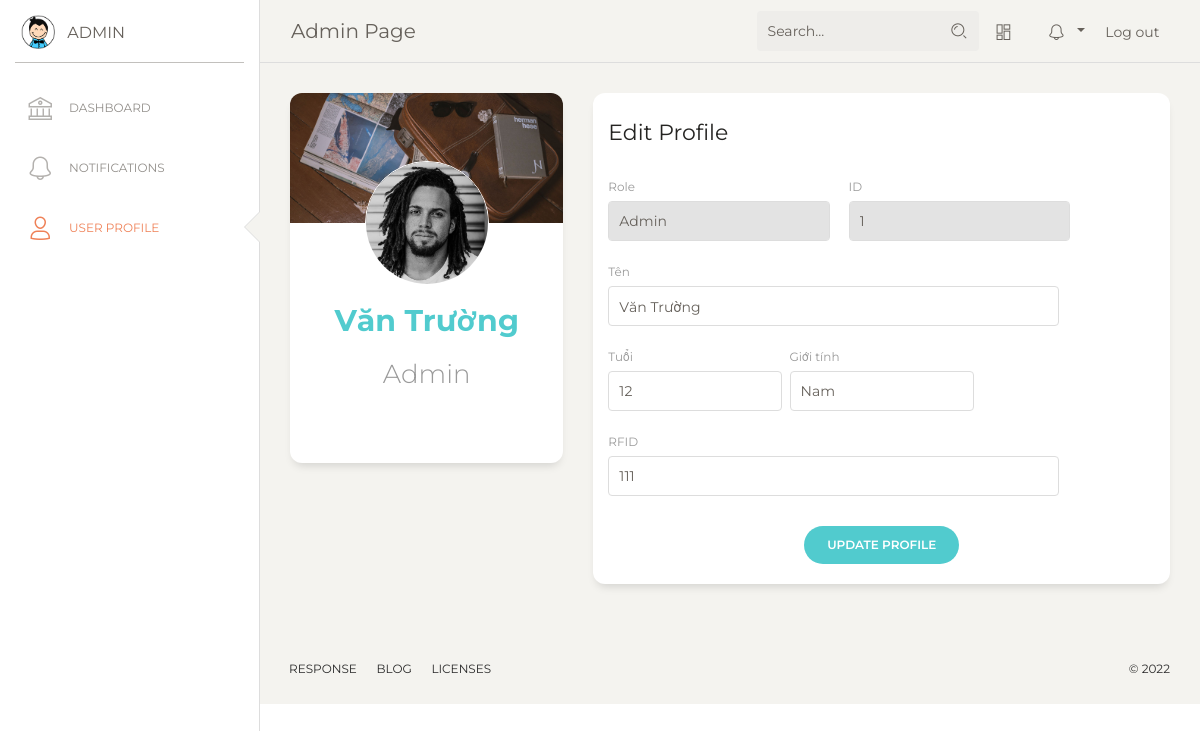
/home/user/1/, run on an earlier commit of the app's database.
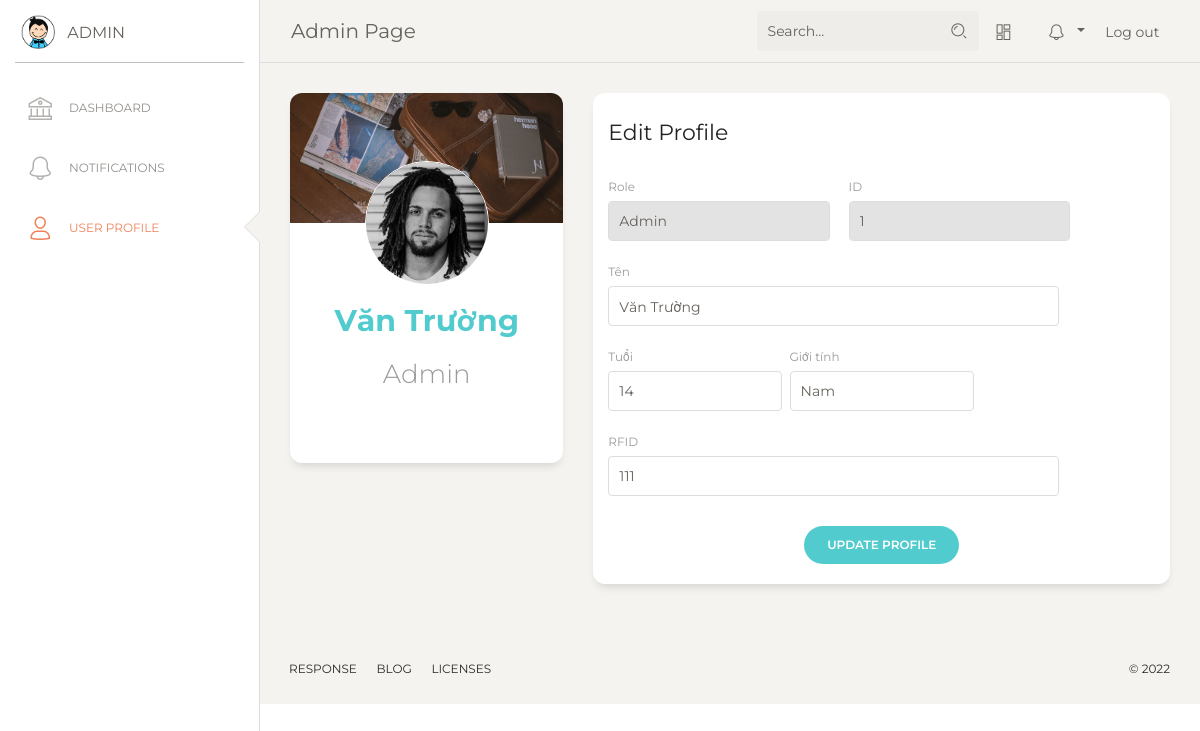
And on a later commit of the database.
### home/models.py (models this page shows)
class People(models.Model):
    ID = models.IntegerField(primary_key=True, null=False, default=0)
    Name = models.CharField(max_length=100,null=True)
    Age = models.IntegerField(null=True)
    Gender = models.IntegerField(null=True)
    RFID = models.CharField(max_length=15,null=True)
    RoleID = models.IntegerField(null=True)

### home/views.py (the view)
# urls.py: path('home/user/<int:people_id>/', views.detailUser, name='detail'),
def detailUser(request,people_id):
    q = People.objects.get(pk=people_id)
    return render(request, 'home/index.html', {"people": q})

### templates/home/index.html (shortened to what this page needs)
{% extends 'home/base.html'%}
{% load static%}
 {% block sidebarblock%}
 <div class="sidebar-wrapper">
       <ul class="nav">
          <li>
            <a href="./dashboard">
              <i class="nc-icon nc-bank"></i>
              <p>Dashboard</p>
            </a>
          </li>
          <li>
            <a href="{% url 'home:notification' %}">
              <i class="nc-icon nc-bell-55"></i>
              <p>Notifications</p>
            </a>
          </li>
          <li class="active" >
            <a href="{% url 'home:detail' request.session.people_id %}">
              <i class="nc-icon nc-single-02"></i>
              <p>User Profile</p>
            </a>
          </li>
        </ul>
      </div>
{% endblock %}
   {% block contentblock%}
      <div class="content">
        <div class="row">
          <div class="col-md-4">
            <div class="card card-user">
              <div class="image">
                <img src="{% static 'img/damir-bosnjak.jpg' %}" alt="...">
              </div>
              <div class="card-body">
                <div class="author">
                  <a href="#">
                    <img class="avatar border-gray" src="{% static 'img/mike.jpg' %}" alt="...">
                    <h5 style="font-size:30px;margin-bottom:20px" class="title">{{people.Name}}</h5>
                  </a>
                </div>
                <p style="font-size:26px" class="description text-center">
                  {% if people.RoleID == 1 %}
                  Admin
                  {%else%} User
                  {% endif %}
                </p>
              </div>
            </div>
          </div>
          <div class="col-md-8">
            <div class="card card-user">
              <div class="card-header">
                <h5 class="card-title">Edit Profile</h5>
              </div>
              <div class="card-body">
                <form method="post" action="{% url 'home:update' people.ID%}">
                  <div class="row">
                    <div class="col-md-5 pr-1">
                      <div class="form-group">
                        <label>Role</label>
                        <input type="text" name="RoleID" class="form-control"  placeholder="Company" disabled
                               value="{% if people.RoleID == 1 %}Admin{%else%}User{% endif %}">
                      </div>
                    </div>
                    <div class="col-md-5 pr-1">
                      <div class="form-group">
                        <label>ID</label>
                        <input type="text" name="ID" class="form-control" placeholder="ID" disabled value="{{people.ID}}">
                      </div>
                    </div>
                  </div>
                  <div class="row">
                    <div class="col-md-10 ">
                      <div class="form-group">
                        <label>Tên</label>
                        <input type="text" class="form-control" name="Name" placeholder="Company" value="{{people.Name}}">
                      </div>
                    </div>
                  </div>
                  <div class="row">
                    <div class="col-md-4 pr-1">
                      <div class="form-group">
                        <label>Tuổi</label>
                        <input type="text" class="form-control" name="Age" placeholder="Age" value="{{people.Age}}">
                      </div>
                    </div>
                    <div class="col-md-4 px-1">
                      <div class="form-group">
                        <label>Giới tính</label>
                        <input type="text" class="form-control" name="Gender" placeholder="Country" value="{% if people.Gender == 1  %}Nam{% else %}Nữ{%endif%}">
                      </div>
                    </div>
                  </div>
                  <div class="row">
                    <div class="col-md-10">
                      <div class="form-group">
                        <label>RFID</label>
                        <input type="text" name="RFID" class="form-control" placeholder="RFID" value="{{people.RFID}}">
                      </div>
                    </div>
                  </div>
                  <div class="row">
                    <div class="update ml-auto mr-auto">
                      <button type="submit" class="btn btn-primary btn-round">Update Profile</button>
                    </div>
                  </div>
                </form>
              </div>
            </div>
          </div>
        </div>
      </div>
    {% endblock %}

### templates/home/base.html (shortened to what this page needs)
{% load static%}
<!DOCTYPE html>
<html lang="en">
<head>
  <link href="https://maxcdn.bootstrapcdn.com/font-awesome/latest/css/font-awesome.min.css" rel="stylesheet">
  <link href="{% static 'css/bootstrap.min.css' %}" rel="stylesheet" />
  <link href="{% static 'css/paper-dashboard.css' %}" rel="stylesheet" />
</head>
<body class="">
    <div class="wrapper ">
    <div class="main-panel">
      {% include 'home/nav.html'%}
      <div class="sidebar" data-color="white" data-active-color="danger">
      <div class="logo">
        <a href="#" class="simple-text logo-mini">
          <div class="logo-image-small">
            <img src="{% static 'img/logo-small.png' %}">
          </div>
        </a>
        <a href="#" class="simple-text logo-normal">
          Admin
        </a>
      </div>
          {% block sidebarblock%}
          {% endblock %}
    </div>
      {% block contentblock%}
      {% endblock %}
       {% include 'home/footer.html'%}
   </div>
        </div>
</body>
</html>

### templates/home/nav.html (shortened to what this page needs)
<nav class="navbar navbar-expand-lg navbar-absolute fixed-top navbar-transparent">
        <div class="container-fluid">
          <div class="navbar-wrapper">
            <a class="navbar-brand" href="javascript:;">Admin page</a>
          </div>
          <div class="collapse navbar-collapse justify-content-end" id="navigation">
            <form action="" method="post">
              <div class="input-group no-border" >
                <input type="text" value="" class="form-control" placeholder="Search...">
                <div class="input-group-append">
                  <div class="input-group-text">
                    <i class="nc-icon nc-zoom-split"></i>
                  </div>
                </div>
              </div>
            </form>
            <ul class="navbar-nav">
              <li class="nav-item">
                <a class="nav-link btn-magnify" href="javascript:;">
                  <i class="nc-icon nc-layout-11"></i>
                </a>
              </li>
              <li class="nav-item btn-rotate dropdown">
                <a class="nav-link dropdown-toggle" href="http://example.com" id="navbarDropdownMenuLink" data-toggle="dropdown" aria-haspopup="true" aria-expanded="false">
                  <i class="nc-icon nc-bell-55"></i>
                </a>
              </li>
              <li class="nav-item">
                  <button style="margin-top:10px;background-color:#F4F3EF;border:none;height:10px"><a style="width=100%" href="{% url 'home:logout'%}">Log out</a></button>
              </li>
            </ul>
          </div>
        </div>
      </nav>

### templates/home/footer.html (shortened to what this page needs)
{% load static%}
<footer class="footer footer-black  footer-white ">
        <div class="container-fluid">
          <div class="row">
            <nav class="footer-nav">
              <ul>
                <li><a href="#" target="_blank">Response</a></li>
                <li><a href="#" target="_blank">Blog</a></li>
                <li><a href="#" target="_blank">Licenses</a></li>
              </ul>
            </nav>
            <div class="credits ml-auto">
              <span class="copyright">
                ©
              </span>
            </div>
          </div>
        </div>
      </footer>

What changed in the data, as far as the page shows it:
changed People "Văn Trường": Age "12" → "14"
